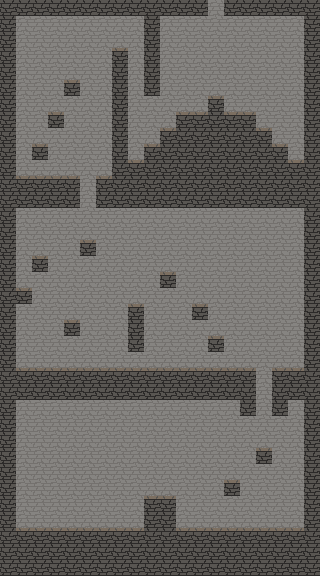

This game map was drawn from its Tiled (.tmx) file and the tilesets committed beside it. A one-line description and the trimmed map source follow:
An orthogonal 20x36 tile map with 16x16 px tiles, 2 tile layers (Background, Foreground) and 60 objects (40x Solid, 9x Platform, 4x Sign, 4x Exit, Player, ...).

<map version="1.10" tiledversion="1.11.0" orientation="orthogonal" renderorder="right-down" width="20" height="36" tilewidth="16" tileheight="16" infinite="0" nextlayerid="4" nextobjectid="68">
 <tileset firstgid="1" source="../tileset.tsx" />
 <layer id="2" name="Background" width="20" height="36">
  <properties>
   <property name="zindex" type="int" value="0" />
  </properties>
  <data>[720 cells, 720 non-empty, 1 distinct tile ids]</data>
 </layer>
 <layer id="1" name="Foreground" width="20" height="36">
  <properties>
   <property name="zindex" type="int" value="-1" />
  </properties>
  <data>[720 cells, 278 non-empty, 2 distinct tile ids]</data>
 </layer>
 <objectgroup id="3" name="Object Layer 1">
  <object id="1" type="Player" x="48" y="496">
   <point />
  </object>
  <object id="2" type="Solid" x="144" y="496" width="32" height="32" />
  <object id="3" type="Solid" x="0" y="528" width="320" height="48" />
  <object id="4" type="Solid" x="0" y="384" width="256" height="16" />
  <object id="5" type="Solid" x="0" y="400" width="16" height="128" />
  <object id="6" type="Solid" x="304" y="400" width="16" height="128" />
  <object id="7" type="Sign" x="48" y="528">
   <properties>
    <property name="text" value="Move with|arrows keys|or WASD" />
   </properties>
   <point />
  </object>
  <object id="8" type="Sign" x="112" y="528">
   <properties>
    <property name="text" value="Jump with|Spacebar or X" />
   </properties>
   <point />
  </object>
  <object id="9" type="Music" x="304" y="560">
   <point />
  </object>
  <object id="11" type="Solid" x="224" y="480" width="16" height="16" />
  <object id="12" type="Solid" x="256" y="448" width="16" height="16" />
  <object id="13" type="ViewStart" x="0" y="384">
   <point />
  </object>
  <object id="14" type="Solid" x="272" y="384" width="48" height="16" />
  <object id="15" type="Solid" x="272" y="400" width="16" height="16" />
  <object id="16" type="Solid" x="240" y="400" width="16" height="16" />
  <object id="17" type="Platform" x="256" y="413" width="16" height="3" />
  <object id="18" type="Platform" x="256" y="384" width="16" height="3" />
  <object id="19" type="Solid" x="0" y="368" width="256" height="16" />
  <object id="20" type="Solid" x="272" y="368" width="48" height="16" />
  <object id="21" type="Solid" x="304" y="192" width="16" height="176" />
  <object id="22" type="Solid" x="0" y="192" width="16" height="176" />
  <object id="23" type="Solid" x="96" y="192" width="208" height="16" />
  <object id="24" type="Solid" x="16" y="192" width="64" height="16" />
  <object id="25" type="Solid" x="32" y="256" width="16" height="16" />
  <object id="26" type="Solid" x="16" y="288" width="16" height="16" />
  <object id="27" type="Solid" x="64" y="320" width="16" height="16" />
  <object id="28" type="Solid" x="128" y="304" width="16" height="48" />
  <object id="29" type="Solid" x="160" y="272" width="16" height="16" />
  <object id="30" type="Solid" x="192" y="304" width="16" height="16" />
  <object id="31" type="Solid" x="208" y="336" width="16" height="16" />
  <object id="33" type="Platform" x="256" y="368" width="16" height="3" />
  <object id="34" type="Solid" x="80" y="240" width="16" height="16" />
  <object id="35" type="Platform" x="80" y="208" width="16" height="3" />
  <object id="36" type="Platform" x="80" y="192" width="16" height="3" />
  <object id="37" type="Platform" x="80" y="176" width="16" height="3" />
  <object id="38" type="Solid" x="96" y="176" width="208" height="16" />
  <object id="39" type="Solid" x="16" y="176" width="64" height="16" />
  <object id="40" type="Solid" x="0" y="16" width="16" height="176" />
  <object id="41" type="Solid" x="304" y="16" width="16" height="176" />
  <object id="42" type="Solid" x="0" y="0" width="208" height="16" />
  <object id="43" type="Sign" x="264" y="448">
   <properties>
    <property name="text" value="Jump through platforms" />
   </properties>
   <point />
  </object>
  <object id="44" type="Solid" x="128" y="160" width="176" height="16" />
  <object id="45" type="Solid" x="144" y="144" width="144" height="16" />
  <object id="46" type="Solid" x="160" y="128" width="112" height="16" />
  <object id="47" type="Solid" x="176" y="112" width="80" height="16" />
  <object id="48" type="Solid" x="208" y="96" width="16" height="16" />
  <object id="49" type="Solid" x="32" y="144" width="16" height="16" />
  <object id="50" type="Solid" x="48" y="112" width="16" height="16" />
  <object id="51" type="Solid" x="64" y="80" width="16" height="16" />
  <object id="52" type="Solid" x="112" y="48" width="16" height="128" />
  <object id="53" type="Solid" x="144" y="16" width="16" height="80" />
  <object id="54" type="Platform" x="128" y="48" width="16" height="3" />
  <object id="55" type="Platform" x="128" y="64" width="16" height="3" />
  <object id="56" type="Platform" x="128" y="80" width="16" height="3" />
  <object id="59" type="Sign" x="136" y="48">
   <properties>
    <property name="text" value="Jump down through platforms" />
   </properties>
   <point />
  </object>
  <object id="63" type="Exit" x="208" y="48" width="16" height="16" />
  <object id="64" type="Exit" x="208" y="32" width="16" height="16" />
  <object id="65" type="Exit" x="208" y="0" width="16" height="16" />
  <object id="66" type="Exit" x="208" y="16" width="16" height="16" />
  <object id="67" type="Solid" x="224" y="0" width="96" height="16" />
 </objectgroup>
</map>